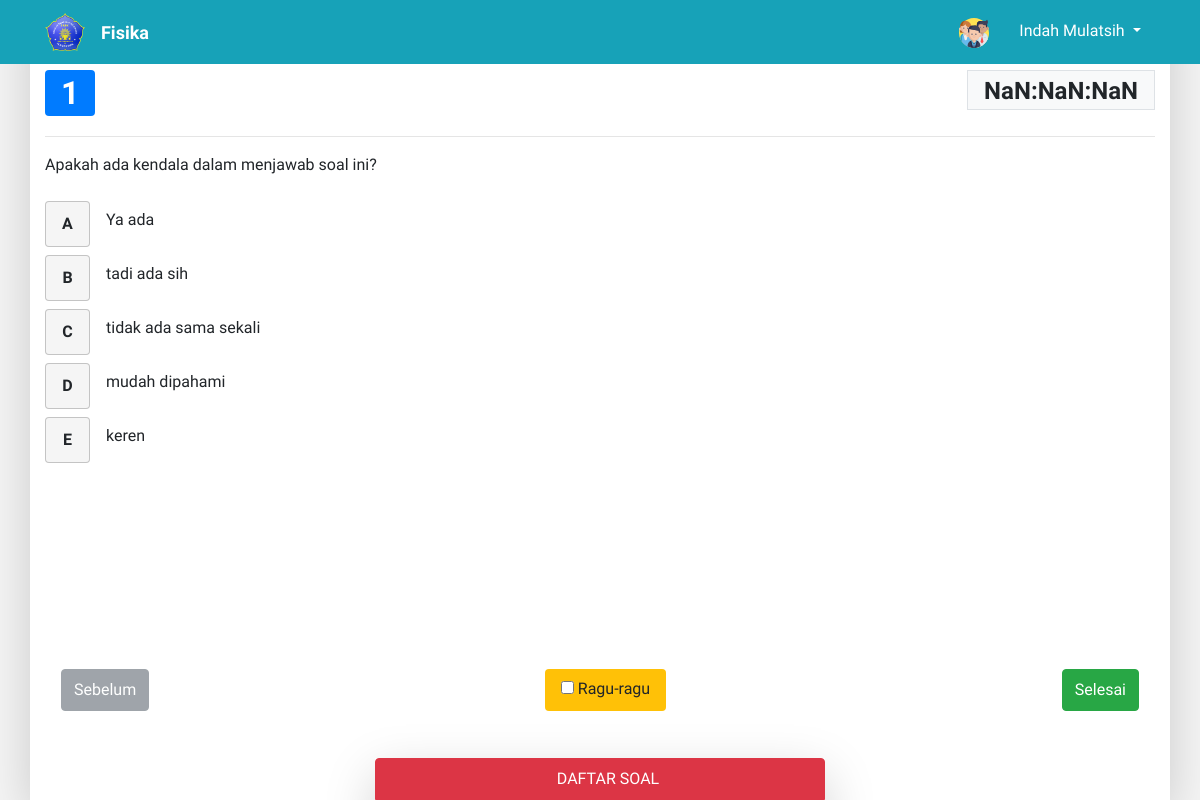
/ujian.php?kode=USRYE&p=0 (signed in), run on the app's committed database.
### tables this page shows
CREATE TABLE `tb_profil` (
  `id_profil` int(11) NOT NULL,
  `nama_sekolah` varchar(100) NOT NULL,
  `nama_kepsek` varchar(100) NOT NULL,
  `logo_sekolah` varchar(255) NOT NULL,
  `kop_sekolah` varchar(255) NOT NULL,
  `bg_sekolah` varchar(255) NOT NULL
);

CREATE TABLE `tb_guru_pengampu` (
  `id_pengampu` int(11) NOT NULL,
  `id_mapel` int(11) NOT NULL,
  `tingkat` varchar(10) NOT NULL,
  `id_guru` int(11) NOT NULL
);

CREATE TABLE `tb_mapel` (
  `id_mapel` int(11) NOT NULL,
  `nama_mapel` varchar(150) NOT NULL
);

CREATE TABLE `tb_siswa` (
  `nomor_peserta` varchar(50) NOT NULL,
  `nama_siswa` varchar(100) NOT NULL,
  `id_kelas` int(11) NOT NULL,
  `password_siswa` varchar(255) NOT NULL,
  `pass_show_siswa` varchar(255) NOT NULL
);

CREATE TABLE `tb_pertanyaan` (
  `id_pertanyaan` int(11) NOT NULL,
  `kode_soal` varchar(50) NOT NULL,
  `pertanyaan` varchar(255) NOT NULL,
  `media_pendukung` varchar(255) NOT NULL,
  `kunci_jwb` varchar(15) NOT NULL
);

CREATE TABLE `tb_opsi_jwb` (
  `id_opsi` int(11) NOT NULL,
  `id_pertanyaan` int(11) NOT NULL,
  `opsi_jwb` varchar(255) NOT NULL,
  `media_pendukung` varchar(255) NOT NULL
);

### _modules/ujian.php (called while the page is built, shortened)
<?php
if(!isset($_SESSION['siswa'])){
    header("Location: index.php");
}else{
    $kode_soal = $_SESSION['kode_soal'];
    $nomor_peserta = $_SESSION['siswa'];
}
$soal_q = mysqli_query($conn, "SELECT * FROM tb_soal JOIN tb_guru_pengampu ON tb_soal.id_pengampu = tb_guru_pengampu.id_pengampu WHERE kode_soal = '$kode_soal'");
$soal = $soal_q->fetch_assoc();
$id_pengampu = $soal['id_pengampu'];
$peng_q = mysqli_query($conn, "SELECT * FROM tb_guru_pengampu JOIN tb_mapel ON tb_guru_pengampu.id_mapel = tb_mapel.id_mapel WHERE id_pengampu = '$id_pengampu'");
$pengampu = $peng_q->fetch_assoc();
$nama_mapel = $pengampu['nama_mapel'];
$pertanyaan_q = $conn->query("SELECT * FROM tb_pertanyaan WHERE kode_soal = '$kode_soal'");
if (mysqli_num_rows($pertanyaan_q) > 0) {
    $nosoal_q = $conn->query("SELECT * FROM tb_nosoal WHERE nomor_peserta = '$nomor_peserta' AND kode_soal = '$kode_soal'");
    $question_q = $conn->query("SELECT * FROM tb_pertanyaan WHERE kode_soal = '$kode_soal'");
    if(mysqli_num_rows($nosoal_q) > 0){
        $nosoal = [];
        while ($ns = $nosoal_q->fetch_assoc()) {
            $nosoal[] = $ns['id_pertanyaan'];
        }
        if(mysqli_num_rows($question_q) != mysqli_num_rows($nosoal_q)){
            $nosoal_not = [];
            while($q = $question_q->fetch_assoc()){
                if(!in_array($q['id_pertanyaan'], $nosoal)){
                    $nosoal_not[] = $q['id_pertanyaan'];
                }
            }
            shuffle($nosoal_not);
            $nosoal = array_merge($nosoal, $nosoal_not);
        }
    }else{
        $jdw_q = mysqli_query($conn, "SELECT * FROM tb_soal WHERE kode_soal = '$kode_soal'");
        $jdw = $jdw_q->fetch_assoc();
        if($jdw['acak_pertanyaan'] == "Ya"){
            $que_q = mysqli_query($conn, "SELECT * FROM tb_pertanyaan WHERE kode_soal = '$kode_soal'");
            $nosoal = [];
            while($que = $que_q->fetch_assoc()){
                $nosoal[] = $que['id_pertanyaan'];
            }
        }
    }
}else{
    header("Location: soal404.php");
}
?>

### ujian.php (the view, shortened to what this page needs)
<?php
include "admin/modules/general_func.php";
include "admin/modules/connect.php";
include "_modules/ujian.php";
?>
<?php
if(isset($_GET['p'])){
    $i = $_GET['p'];
}else{
    $i = 0;
}
?>
<?php
    $sekolah_q = mysqli_query($conn, "SELECT * FROM tb_profil");
    $sekolah = $sekolah_q->fetch_assoc();
?>
<!DOCTYPE html>
<html lang="en">
<head>
    <link rel="stylesheet" href="bootstrap/css/bootstrap.min.css">
    <link rel="stylesheet" href="_assets/css/main.css">
    <link rel="stylesheet" href="admin/assets/css/main.css">
    <link rel="stylesheet" href="admin/assets/img/icomoon/style.css">
    <link rel="stylesheet" href="admin/assets/img/icomoon2/style.css">
</head>
<body>
<nav class="navbar navbar-expand-lg navbar-dark bg-info" style="z-index: 9998;">
    <div class="container">
        <a class="navbar-brand" href="#">
        <?php
            if(!empty($sekolah['logo_sekolah'])):
        ?>
            <img src="admin/assets/img/profil_smk/<?= $sekolah['logo_sekolah']; ?>" width="40"  alt="">
        <?php else: ?>
            <img src="admin/assets/img/logo_putih.svg" width="150" height="30" alt="">
        <?php endif; ?>
        </a>
        <div class="collapse navbar-collapse" id="navbarSupportedContent">
            <ul class="navbar-nav mr-auto">
                <li class="nav-item dropdown text-white text-center" style="font-weight: bold; font-size: large;">
                    <?= $nama_mapel; ?>
                </li>
            </ul>
            <div class="my-2 my-lg-0">
                <ul class="navbar-nav mr-auto w-auto">
                    <div class="navbar-brand text-center">
                        <img src="admin/assets/img/icon_siswa.svg" width="30" height="30" alt="" title="Kamu seorang guru">
                    </div>
                    <li class="nav-item dropdown active w-auto text-center" style="min-width: 150px;">
                        <a class="nav-link dropdown-toggle" href="#" id="navbarDropdown" role="button" data-toggle="dropdown" aria-haspopup="true" aria-expanded="false">
                            <?php
                                $nomor_peserta = $_SESSION['siswa'];
                                $siswa_q = mysqli_query($conn, "SELECT * FROM tb_siswa WHERE nomor_peserta = '$nomor_peserta' ");
                                $siswa = $siswa_q->fetch_assoc();
                                echo $siswa['nama_siswa'];
                            ?>
                        </a>
                    </li>
                </ul>
            </div>
        </div>
    </div>
</nav>
    <div class="d-flex align-items-stretch position-absolute" style="bottom: 0; top:0; right:0; left:0">
        <div class="container bg-white pb-3 shadow-lg" style="padding-top: 70px;">
            <div class="position-relative">
                <h4 class="d-inline-block mt-1"><b class="px-3 py-1 bg-primary rounded text-white" style="font-size: xx-large;"><?= $i + 1; ?></b></h4>
                <span class="countDown d-inline-block px-3 border position-absolute font-weight-bold bg-light" style="height: 40px; line-height: 40px; right:0; font-size: 18pt;">--:--:--</span>
            </div>
            <hr>
            <div class="overflow-auto soalX" style="height: 70%;">
                <?php
                    $jml_quest_q = mysqli_query($conn, "SELECT * FROM tb_pertanyaan WHERE kode_soal = '$kode_soal'");
                    if(isset($nosoal)){
                        $quest_q = mysqli_query($conn, "SELECT * FROM tb_pertanyaan WHERE id_pertanyaan = '$nosoal[$i]'");
                    }else{
                        $quest_q = mysqli_query($conn, "SELECT * FROM tb_pertanyaan WHERE kode_soal = '$kode_soal' LIMIT $i,1");
                    }
                    while($quest = $quest_q->fetch_assoc()):
                        $id_quest = $quest['id_pertanyaan'];
                ?>
                        <p>
                            <?= $quest['pertanyaan']; ?>
                        </p>
                        <div id="opsi-jwb" class="d-flex flex-column py-2">
                            <?php
                                $soalQ = mysqli_query($conn, "SELECT * FROM tb_soal WHERE kode_soal = '$kode_soal'");
                                $acak_opsi = $soalQ->fetch_assoc();
                                $acak_opsi = $acak_opsi['acak_opsi'];
                                $i_abc = 0;
                                $abc = ["A","B","C","D","E"];
                                if($acak_opsi == "Tidak"){
                                    $opsi_q = mysqli_query($conn, "SELECT * FROM tb_opsi_jwb WHERE id_pertanyaan = '$id_quest'");
                                }else{
                                    $opsi_q = mysqli_query($conn, "SELECT * FROM tb_opsi_jwb WHERE id_pertanyaan = '$id_quest' ORDER BY rand()");
                                }
                                $x = 1;
                                while($opsi = $opsi_q->fetch_assoc()):
                            ?>
                            <div class="d-flex align-items-center ophov mb-2" onclick="ajax_jwb(<?= $opsi['id_opsi']; ?>);">
                                <div>
                                    <label for="opsi<?= $x; ?>" class="opsi opsiX<?= $x; ?> m-0 rounded" style="width: 45px;">
                                        <?= $abc[$i_abc]; $i_abc++; ?>
                                    </label>
                                </div>
                                <label for="opsi<?= $x; ?>" class="pl-3">
                                    <?= $opsi['opsi_jwb']; ?>
                                </label>
                            </div>
                        <?php
                            $x++;
                            endwhile;
                        ?>
                        </div>
                <?php
                    endwhile;
                ?>
            </div>
            <div class="d-flex justify-content-between p-3">
                <?php
                    if(!isset($_GET['p']) OR $_GET['p'] == 0){
                ?>
                    <button type="button" class="btn btn-secondary py-2 disabled">Sebelum</button>
                <?php
                    }else{
                ?>
                    <a href="?kode=<?= $kode_soal; ?>&p=<?= $i - 1; ?>"><button type="button" class="btn btn-primary py-2">Sebelum</button></a>
                <?php
                    }
                ?>
                <div class="form-group form-check bg-warning px-3 py-2 m-0 rounded" >
                    <input type="checkbox" id="exampleCheck1"
                        <?php
                            $ragu_q = $conn->query("SELECT * FROM tb_siswa_ragu WHERE nomor_peserta = '$nomor_peserta' AND id_pertanyaan = '$id_quest' ");
                            if (mysqli_num_rows($ragu_q) > 0) {
                                echo "checked";
                            }
                        ?>
                    >
                    <label class="form-check-label" for="exampleCheck1" onclick="add_ragu();">Ragu-ragu</label>
                </div>
                <?php
                    $lastSoal = $i + 1;
                    if ($lastSoal == mysqli_num_rows($jml_quest_q)) {
                ?>
                    <a href="selesai.php?kode=<?= $kode_soal; ?>"><button type="button" class="btn btn-success py-2">Selesai</button></a>
                <?php
                    }else{
                ?>
                    <a href="?kode=<?= $kode_soal; ?>&p=<?= $i+1; ?>"><button type="button" class="btn btn-primary py-2">Berikut</button></a>
                <?php
                    }
                ?>
            </div>
            <div class="listSoal shadow-lg m-auto position-fixed" >
                <label for="cekBtnList" class="btn btn-danger text-white p-2 m-0" style="width: 450px; border-bottom-left-radius:0; border-bottom-right-radius:0;">
                    <b class="icon-list-numbered mr-3"></b>DAFTAR SOAL
                </label>
            </div>
        </div>
    </div>
</body>
</html>

### _assets/css/main.css (style rules this page uses)
* { font-family: 'Comfortaa', sans-serif; }
body { background-color: whitesmoke; }
label.opsi { background-color: whitesmoke; padding: 10px 0; border: 1px solid rgba(0, 0, 0, 0.2); font-weight: bold; text-align: center; }
.listSoal { width: 450px; bottom: -500px; left:0; right:0; transition: 0.5s; }

### admin/assets/css/main.css (style rules this page uses)
* { font-family: 'Comfortaa', sans-serif; }
body { background-color: whitesmoke; }

### data on the page
tb_profil: logo_sekolah (picture)
tb_guru_pengampu: id_mapel.nama_mapel "Fisika"
tb_siswa: nama_siswa "Indah Mulatsih"
tb_pertanyaan: pertanyaan "Apakah ada kendala dalam menjawab soal ini?"
tb_opsi_jwb: i_abc "A", opsi_jwb "Ya ada"
tb_opsi_jwb: i_abc "B", opsi_jwb "tadi ada sih"
tb_opsi_jwb: i_abc "C", opsi_jwb "tidak ada sama sekali"
tb_opsi_jwb: i_abc "D", opsi_jwb "mudah dipahami"
tb_opsi_jwb: i_abc "E", opsi_jwb "keren"

### other printed values
$i + 1 "1"
